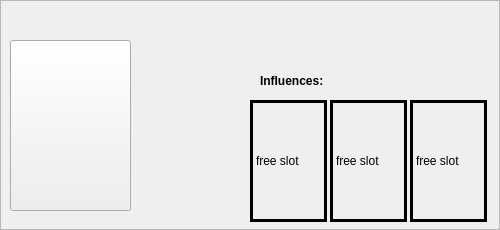
   <widget class="QFrame" name="loc2_frame">
    <property name="geometry">
     <rect>
      <x>550</x>
      <y>15</y>
      <width>500</width>
      <height>230</height>
     </rect>
    </property>
    <property name="frameShape">
     <enum>QFrame::StyledPanel</enum>
    </property>
    <property name="frameShadow">
     <enum>QFrame::Raised</enum>
    </property>
    <widget class="QLabel" name="loc2_pic">
     <property name="geometry">
      <rect>
       <x>0</x>
       <y>0</y>
       <width>501</width>
       <height>231</height>
      </rect>
     </property>
     <property name="text">
      <string/>
     </property>
    </widget>
    <widget class="QLabel" name="loc2_label">
     <property name="geometry">
      <rect>
       <x>200</x>
       <y>10</y>
       <width>91</width>
       <height>21</height>
      </rect>
     </property>
     <property name="text">
      <string/>
     </property>
    </widget>
    <widget class="QPushButton" name="loc2_deck_pushButton">
     <property name="geometry">
      <rect>
       <x>10</x>
       <y>40</y>
       <width>121</width>
       <height>171</height>
      </rect>
     </property>
     <property name="text">
      <string/>
     </property>
    </widget>
    <widget class="AgentWidget" name="loc2_slot1">
     <property name="geometry">
      <rect>
       <x>250</x>
       <y>100</y>
       <width>77</width>
       <height>122</height>
      </rect>
     </property>
     <property name="acceptDrops">
      <bool>true</bool>
     </property>
     <property name="frameShape">
      <enum>QFrame::Box</enum>
     </property>
     <property name="lineWidth">
      <number>3</number>
     </property>
     <property name="text">
      <string>free slot</string>
     </property>
    </widget>
    <widget class="AgentWidget" name="loc2_slot2">
     <property name="geometry">
      <rect>
       <x>330</x>
       <y>100</y>
       <width>77</width>
       <height>122</height>
      </rect>
     </property>
     <property name="acceptDrops">
      <bool>true</bool>
     </property>
     <property name="frameShape">
      <enum>QFrame::Box</enum>
     </property>
     <property name="lineWidth">
      <number>3</number>
     </property>
     <property name="text">
      <string>free slot</string>
     </property>
    </widget>
    <widget class="AgentWidget" name="loc2_slot3">
     <property name="geometry">
      <rect>
       <x>410</x>
       <y>100</y>
       <width>77</width>
       <height>122</height>
      </rect>
     </property>
     <property name="acceptDrops">
      <bool>true</bool>
     </property>
     <property name="frameShape">
      <enum>QFrame::Box</enum>
     </property>
     <property name="lineWidth">
      <number>3</number>
     </property>
     <property name="text">
      <string>free slot</string>
     </property>
    </widget>
    <widget class="QPushButton" name="loc2_slot3_b">
     <property name="geometry">
      <rect>
       <x>410</x>
       <y>100</y>
       <width>77</width>
       <height>122</height>
      </rect>
     </property>
     <property name="font">
      <font>
       <family>URW Palladio L</family>
      </font>
     </property>
     <property name="text">
      <string/>
     </property>
     <property name="flat">
      <bool>true</bool>
     </property>
    </widget>
    <widget class="QPushButton" name="loc2_slot2_b">
     <property name="geometry">
      <rect>
       <x>330</x>
       <y>100</y>
       <width>77</width>
       <height>122</height>
      </rect>
     </property>
     <property name="font">
      <font>
       <family>URW Palladio L</family>
      </font>
     </property>
     <property name="text">
      <string/>
     </property>
     <property name="flat">
      <bool>true</bool>
     </property>
    </widget>
    <widget class="QPushButton" name="loc2_slot1_b">
     <property name="geometry">
      <rect>
       <x>250</x>
       <y>100</y>
       <width>77</width>
       <height>122</height>
      </rect>
     </property>
     <property name="font">
      <font>
       <family>URW Palladio L</family>
      </font>
     </property>
     <property name="text">
      <string/>
     </property>
     <property name="flat">
      <bool>true</bool>
     </property>
    </widget>
    <widget class="QLabel" name="label_3">
     <property name="geometry">
      <rect>
       <x>260</x>
       <y>70</y>
       <width>81</width>
       <height>21</height>
      </rect>
     </property>
     <property name="font">
      <font>
       <weight>75</weight>
       <bold>true</bold>
      </font>
     </property>
     <property name="text">
      <string>Influences:</string>
     </property>
    </widget>
    <widget class="QWidget" name="horizontalLayoutWidget_3">
     <property name="geometry">
      <rect>
       <x>340</x>
       <y>70</y>
       <width>131</width>
       <height>23</height>
      </rect>
     </property>
     <layout class="QHBoxLayout" name="horizontalLayout_3">
      <item>
       <widget class="QLabel" name="loc2_influ_p1">
        <property name="text">
         <string/>
        </property>
       </widget>
      </item>
      <item>
       <widget class="QLabel" name="loc2_influ_p2">
        <property name="text">
         <string/>
        </property>
       </widget>
      </item>
      <item>
       <widget class="QLabel" name="loc2_influ_p3">
        <property name="text">
         <string/>
        </property>
       </widget>
      </item>
      <item>
       <widget class="QLabel" name="loc2_influ_p4">
        <property name="text">
         <string/>
        </property>
       </widget>
      </item>
     </layout>
    </widget>
   </widget>
